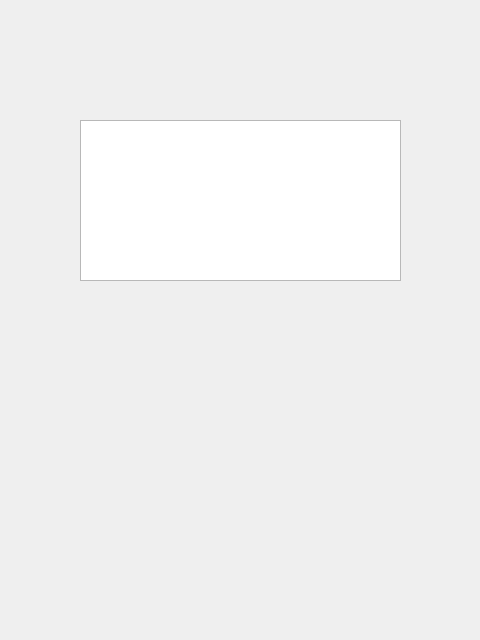
<?xml version="1.0" encoding="UTF-8"?>
<ui version="4.0">
 <class>FormDoc</class>
 <widget class="QWidget" name="FormDoc">
  <property name="geometry">
   <rect>
    <x>0</x>
    <y>0</y>
    <width>480</width>
    <height>640</height>
   </rect>
  </property>
  <property name="windowTitle">
   <string>Form</string>
  </property>
  <widget class="QPlainTextEdit" name="plainTextEdit">
   <property name="geometry">
    <rect>
     <x>80</x>
     <y>120</y>
     <width>321</width>
     <height>161</height>
    </rect>
   </property>
  </widget>
  <action name="actOpen">
   <property name="icon">
    <iconset resource="res.qrc">
     <normaloff>:/images/images/122.bmp</normaloff>:/images/images/122.bmp</iconset>
   </property>
   <property name="text">
    <string>打开</string>
   </property>
   <property name="toolTip">
    <string>打开文件</string>
   </property>
  </action>
  <action name="actCut">
   <property name="icon">
    <iconset resource="res.qrc">
     <normaloff>:/images/images/200.bmp</normaloff>:/images/images/200.bmp</iconset>
   </property>
   <property name="text">
    <string>剪切</string>
   </property>
   <property name="toolTip">
    <string>剪切</string>
   </property>
   <property name="shortcut">
    <string>Ctrl+X</string>
   </property>
  </action>
  <action name="actCopy">
   <property name="icon">
    <iconset resource="res.qrc">
     <normaloff>:/images/images/202.bmp</normaloff>:/images/images/202.bmp</iconset>
   </property>
   <property name="text">
    <string>复制</string>
   </property>
   <property name="toolTip">
    <string>复制</string>
   </property>
   <property name="shortcut">
    <string>Ctrl+C</string>
   </property>
  </action>
  <action name="actPaste">
   <property name="icon">
    <iconset resource="res.qrc">
     <normaloff>:/images/images/204.bmp</normaloff>:/images/images/204.bmp</iconset>
   </property>
   <property name="text">
    <string>粘贴</string>
   </property>
   <property name="toolTip">
    <string>粘贴</string>
   </property>
   <property name="shortcut">
    <string>Ctrl+V</string>
   </property>
  </action>
  <action name="actFont">
   <property name="icon">
    <iconset resource="res.qrc">
     <normaloff>:/images/images/506.bmp</normaloff>:/images/images/506.bmp</iconset>
   </property>
   <property name="text">
    <string>字体</string>
   </property>
   <property name="toolTip">
    <string>设置字体</string>
   </property>
  </action>
  <action name="actClose">
   <property name="icon">
    <iconset resource="res.qrc">
     <normaloff>:/images/images/132.bmp</normaloff>:/images/images/132.bmp</iconset>
   </property>
   <property name="text">
    <string>关闭</string>
   </property>
   <property name="toolTip">
    <string>关闭本窗口</string>
   </property>
  </action>
  <action name="actUndo">
   <property name="icon">
    <iconset resource="res.qrc">
     <normaloff>:/images/images/206.bmp</normaloff>:/images/images/206.bmp</iconset>
   </property>
   <property name="text">
    <string>撤销</string>
   </property>
   <property name="toolTip">
    <string>撤销编辑操作</string>
   </property>
   <property name="shortcut">
    <string>Ctrl+Z</string>
   </property>
  </action>
  <action name="actRedo">
   <property name="icon">
    <iconset resource="res.qrc">
     <normaloff>:/images/images/208.bmp</normaloff>:/images/images/208.bmp</iconset>
   </property>
   <property name="text">
    <string>重复</string>
   </property>
   <property name="toolTip">
    <string>重复编辑操作</string>
   </property>
  </action>
 </widget>
 <resources>
  <include location="res.qrc"/>
 </resources>
 <connections/>
</ui>
